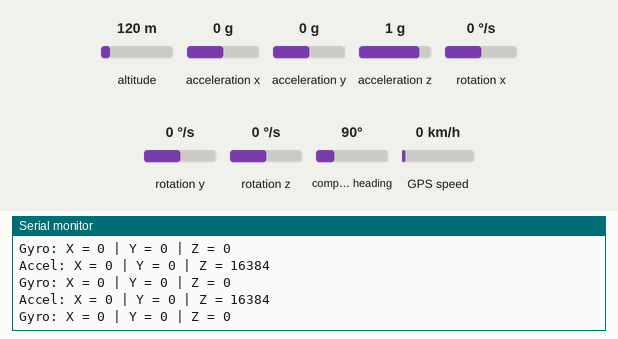
A sketch run on a simulated ESP8266 (NodeMCU). On the bench: the last lines printed to the serial monitor. Inputs (shaded band) come from the test bench; at power-on: acceleration x 0 g, acceleration y 0 g, acceleration z 1 g, rotation x 0 °/s, rotation y 0 °/s, altitude 120 m, rotation z 0 °/s, compass heading 90°, GPS speed 0 km/h. WiFi joins after 1.5 s; servers stay silent unless stated; the GPS gets a fix after 3 s at 37.7749, -122.4194 with 8 satellites.

Above: at 2.7 s.
2.8 s: acceleration x set to -1.4 g
At 4.12 s:
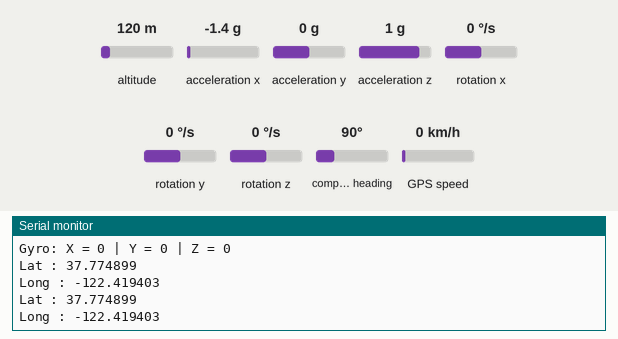
5.4 s: acceleration y set to -1.4 g
At 5.65 s:
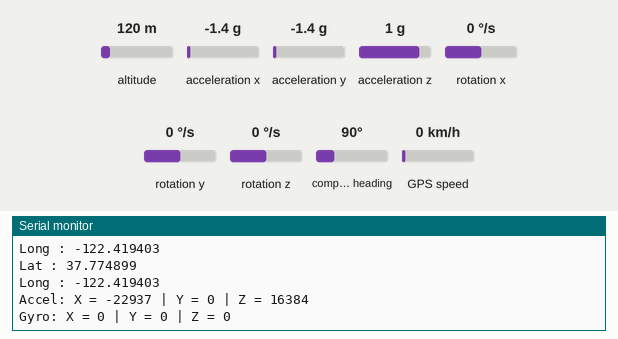
6.9 s: acceleration z set to -1.4 g
At 7.29 s:
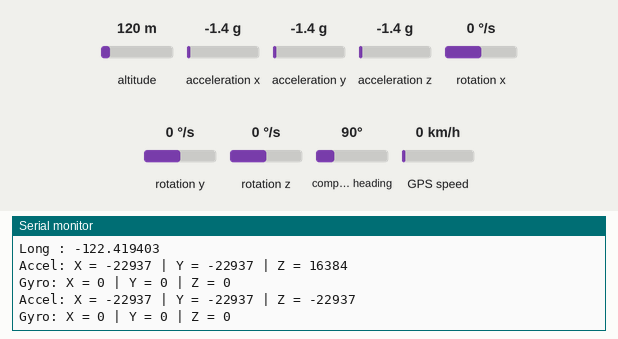
8.4 s: rotation x set to -192 °/s
At 9.34 s:
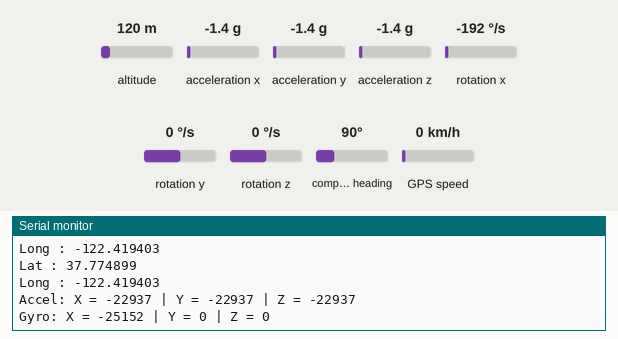
9.9 s: rotation y set to -192 °/s
At 10.57 s:
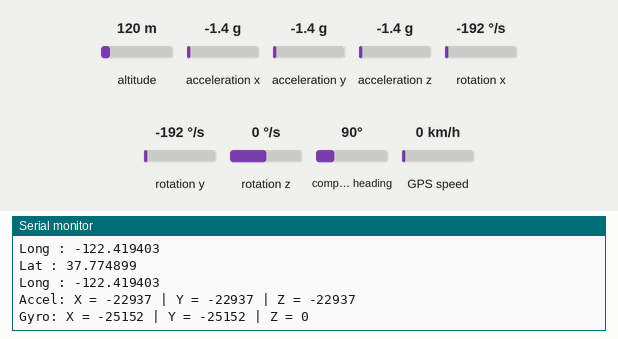

The sketch:

test_0_2.ino
```cpp
#include <Wire.h>
#include <TinyGPS++.h>
#include <MPU6050.h>
#include <SoftwareSerial.h>
#include <ESP8266WiFi.h>

// กำหนดการตั้งค่า GPS
TinyGPSPlus gps;
SoftwareSerial SerialGPS(4, 5);     // ใช้ Serial1 สำหรับการรับข้อมูลจาก GPS
const char* ssid = "WIFINAME";        //ssid of your wifi
const char* password = "PASSWORD";  //password of your wifi

// กำหนดการตั้งค่า MPU6050
MPU6050 mpu;

int func = 1;
float latitude, longitude;
String date_str, time_str, lat_str, lng_str;
WiFiServer server(80);

void setup() {
  // เริ่มต้น Serial Monitor
  Serial.begin(115200);

  // ตั้งค่า GPS Serial
  SerialGPS.begin(9600);  // RX, TX (D2, D1 บน NodeMCU)

  // เริ่มต้นการเชื่อมต่อ I2C กับ MPU6050
  Wire.begin(D6, D5);  // SDA, SCL
  mpu.initialize();
  if (mpu.testConnection()) {
    Serial.println("MPU6050 connected!");
  } else {
    Serial.println("Failed to connect to MPU6050");
  }
  Serial.println();
  Serial.print("Connecting to ");
  Serial.println(ssid);
  WiFi.begin(ssid, password);  //connecting to wifi

  while (WiFi.status() != WL_CONNECTED)  // while wifi not connected
  {
    delay(500);
    Serial.print(".");  //print "...."
  }
  Serial.println("");
  Serial.println("WiFi connected");
  server.begin();
  Serial.println("Server started");
  Serial.println(WiFi.localIP());  // Print the IP address
}

void readGPS() {
  while (SerialGPS.available() > 0)    //while data is available
    if (gps.encode(SerialGPS.read()))  //read gps data
    {
      if (gps.location.isUpdated())  //check whether gps location is valid
      {
        latitude = gps.location.lat();

        lat_str = String(latitude, 6);  // latitude location is stored in a string
        Serial.print("Lat : ");
        Serial.println(lat_str);
        longitude = gps.location.lng();
        lng_str = String(longitude, 6);  //longitude location is stored in a string
        Serial.print("Long : ");
        Serial.println(lng_str);
      }
    }
}

void readDimen() {
  int16_t ax, ay, az, gx, gy, gz;
  mpu.getMotion6(&ax, &ay, &az, &gx, &gy, &gz);

  // แสดงค่า accelerometer และ gyroscope
  Serial.print("Accel: ");
  Serial.print("X = ");
  Serial.print(ax);
  Serial.print(" | Y = ");
  Serial.print(ay);
  Serial.print(" | Z = ");
  Serial.println(az);

  Serial.print("Gyro: ");
  Serial.print("X = ");
  Serial.print(gx);
  Serial.print(" | Y = ");
  Serial.print(gy);
  Serial.print(" | Z = ");
  Serial.println(gz);
}

void loop() {
  /* if (func == 1) {
    Serial.print("Work");
    readGPS();
    func = 0;
    delay(700); */
  /* else (func == 0);
  {
    readDimen();
    func = 1;
    delay(700);
  } */
  // อ่านข้อมูลจาก GPS
  readGPS();
  /* while (SerialGPS.available() > 0)    //while data is available
    if (gps.encode(SerialGPS.read()))  //read gps data
    {
      if (gps.location.isUpdated())  //check whether gps location is valid
      {
        latitude = gps.location.lat();

        lat_str = String(latitude, 6);  // latitude location is stored in a string
        Serial.print("Lat : ");
        Serial.println(lat_str);
        longitude = gps.location.lng();
        lng_str = String(longitude, 6);  //longitude location is stored in a string
        Serial.print("Long : ");
        Serial.println(lng_str);
      }
    } */


      // แสดงข้อมูล GPS ถ้าพร้อม
      /* if (gps.location.isUpdated()) {
    Serial.print("Work");
    Serial.print("Latitude= ");
    Serial.print(gps.location.lat(), 6);
    Serial.print(" Longitude= ");
    Serial.println(gps.location.lng(), 6);
  }
  delay(600); */

      // อ่านค่าจาก MPU6050
      /* int16_t ax, ay, az, gx, gy, gz;
  mpu.getMotion6(&ax, &ay, &az, &gx, &gy, &gz);

  // แสดงค่า accelerometer และ gyroscope
  Serial.print("Accel: ");
  Serial.print("X = ");
  Serial.print(ax);
  Serial.print(" | Y = ");
  Serial.print(ay);
  Serial.print(" | Z = ");
  Serial.println(az);

  Serial.print("Gyro: ");
  Serial.print("X = ");
  Serial.print(gx);
  Serial.print(" | Y = ");
  Serial.print(gy);
  Serial.print(" | Z = ");
  Serial.println(gz); */

  delay(200);  // หน่วงเวลาเล็กน้อย
  readDimen();
  delay(200);
}
```

Measured:
- after the input at 2.8 s, the serial monitor: prints a new line after 0.14 s (image 1)
- after the input at 6.9 s, the serial monitor: prints a new line after 0.13 s (image 3)
- after the input at 8.4 s, the serial monitor: prints a new line after 0.26 s (image 4)
- after the input at 9.9 s, the serial monitor: prints a new line after 0.42 s (image 5)
